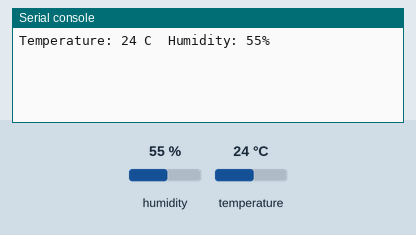
A program run on a simulated Raspberry Pi Pico running MicroPython. Shown: the last lines printed to the serial console. The inputs (shaded band) are chosen by the test bench; at power-on: humidity 55 %, temperature 24 °C.

Above: at 1.2 s.
1.3 s: humidity set to 22 %
At 3.1 s:
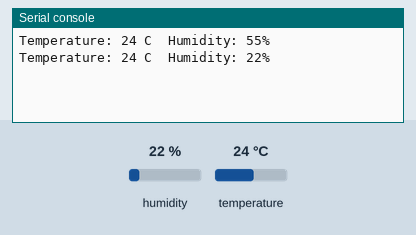
4.0 s: temperature set to 12 °C
At 5.4 s:
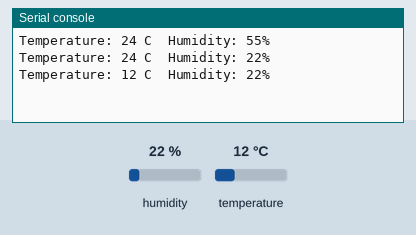
6.7 s: humidity set to 40 %
At 8.9 s:
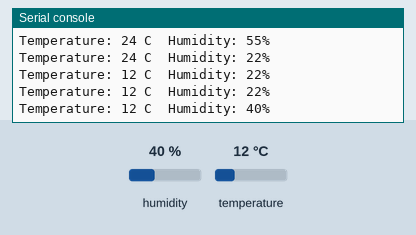
Timing chart, 0 to 10.4 s (numbered marks = the images above; inputs shaded):
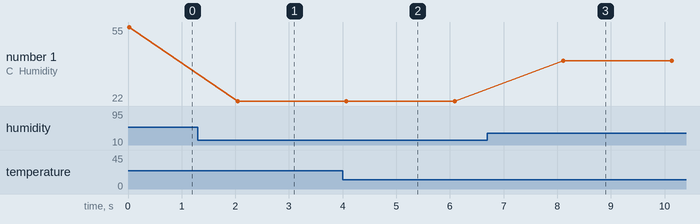

The program:

Dh1118.py
```python
import machine
import dht
import time

# ກຳນົດ Pin ທີ່ຕໍ່ກັບ DHT11
sensor = dht.DHT11(machine.Pin(22))  # ປ່ຽນເປັນ GPIO ຂອງທ່ານ

while True:
    try:
        sensor.measure()  # ສັ່ງໃຫ້ sensor ວັດຄ່າ
        temp = sensor.temperature()
        hum = sensor.humidity()
        print("Temperature: {} C  Humidity: {}%".format(temp, hum))
    except Exception as e:
        print("Error:", e)
    time.sleep(2)  # ອ່ານຄ່າທຸກ 2 ວິນາທີ
```

Measured:
- after the input at 1.3 s, the serial console: prints a new line after 0.75 s (image 1)
- after the input at 4.0 s, the serial console: prints a new line after 0.07 s (image 2)
- after the input at 6.7 s, the serial console: prints a new line after 1.4 s (image 3)
- plotted number 1: 55 → 22 after the input at 1.3 s, 22 → 40 after the input at 6.7 s
